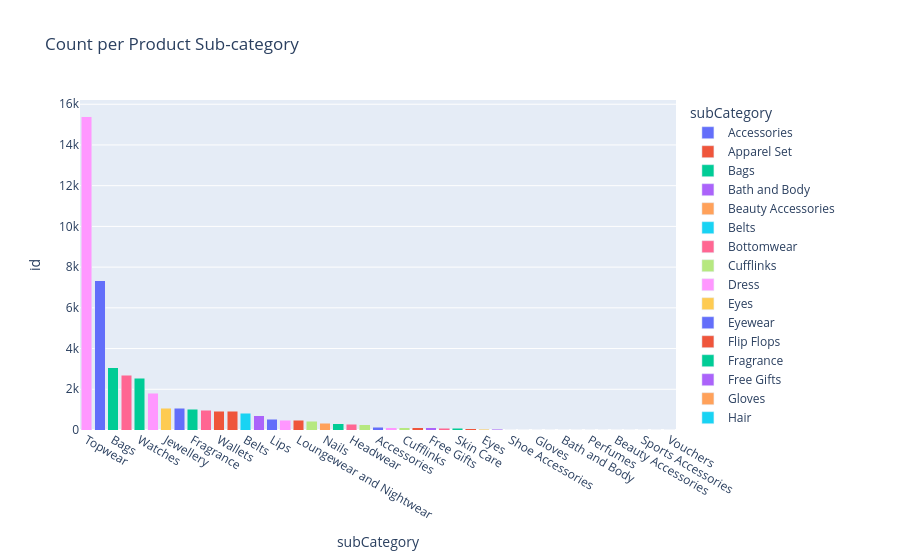

The code cell stored with this chart in its notebook:
### Code cell
fig = px.bar(data.groupby('subCategory').count().reset_index(), x='subCategory',y='id',title='Count per Product Sub-category', color='subCategory')
fig.update_layout(barmode='stack', xaxis={'categoryorder':'total descending'})

### Figure 1 — Plotly figure (JSON) as saved in the notebook; plotly's stock layout.template omitted (floating-point values rounded to 4 significant figures)
{"data": [{"alignmentgroup": "True", "hovertemplate": "subCategory=%{x}<br>id=%{y}<extra></extra>", "legendgroup": "Accessories", "marker": {"color": "#636efa", "pattern": {"shape": ""}}, "name": "Accessories", "offsetgroup": "Accessories", "orientation": "v", "showlegend": true, "textposition": "auto", "type": "bar", "x": ["Accessories"], "xaxis": "x", "y": [129], "yaxis": "y"}, {"alignmentgroup": "True", "hovertemplate": "subCategory=%{x}<br>id=%{y}<extra></extra>", "legendgroup": "Apparel Set", "marker": {"color": "#EF553B", "pattern": {"shape": ""}}, "name": "Apparel Set", "offsetgroup": "Apparel Set", "orientation": "v", "showlegend": true, "textposition": "auto", "type": "bar", "x": ["Apparel Set"], "xaxis": "x", "y": [106], "yaxis": "y"}, {"alignmentgroup": "True", "hovertemplate": "subCategory=%{x}<br>id=%{y}<extra></extra>", "legendgroup": "Bags", "marker": {"color": "#00cc96", "pattern": {"shape": ""}}, "name": "Bags", "offsetgroup": "Bags", "orientation": "v", "showlegend": true, "textposition": "auto", "type": "bar", "x": ["Bags"], "xaxis": "x", "y": [3055], "yaxis": "y"}, {"alignmentgroup": "True", "hovertemplate": "subCategory=%{x}<br>id=%{y}<extra></extra>", "legendgroup": "Bath and Body", "marker": {"color": "#ab63fa", "pattern": {"shape": ""}}, "name": "Bath and Body", "offsetgroup": "Bath and Body", "orientation": "v", "showlegend": true, "textposition": "auto", "type": "bar", "x": ["Bath and Body"], "xaxis": "x", "y": [12], "yaxis": "y"}, {"alignmentgroup": "True", "hovertemplate": "subCategory=%{x}<br>id=%{y}<extra></extra>", "legendgroup": "Beauty Accessories", "marker": {"color": "#FFA15A", "pattern": {"shape": ""}}, "name": "Beauty Accessories", "offsetgroup": "Beauty Accessories", "orientation": "v", "showlegend": true, "textposition": "auto", "type": "bar", "x": ["Beauty Accessories"], "xaxis": "x", "y": [4], "yaxis": "y"}, {"alignmentgroup": "True", "hovertemplate": "subCategory=%{x}<br>id=%{y}<extra></extra>", "legendgroup": "Belts", "marker": {"color": "#19d3f3", "pattern": {"shape": ""}}, "name": "Belts", "offsetgroup": "Belts", "orientation": "v", "showlegend": true, "textposition": "auto", "type": "bar", "x": ["Belts"], "xaxis": "x", "y": [811], "yaxis": "y"}, {"alignmentgroup": "True", "hovertemplate": "subCategory=%{x}<br>id=%{y}<extra></extra>", "legendgroup": "Bottomwear", "marker": {"color": "#FF6692", "pattern": {"shape": ""}}, "name": "Bottomwear", "offsetgroup": "Bottomwear", "orientation": "v", "showlegend": true, "textposition": "auto", "type": "bar", "x": ["Bottomwear"], "xaxis": "x", "y": [2693], "yaxis": "y"}, {"alignmentgroup": "True", "hovertemplate": "subCategory=%{x}<br>id=%{y}<extra></extra>", "legendgroup": "Cufflinks", "marker": {"color": "#B6E880", "pattern": {"shape": ""}}, "name": "Cufflinks", "offsetgroup": "Cufflinks", "orientation": "v", "showlegend": true, "textposition": "auto", "type": "bar", "x": ["Cufflinks"], "xaxis": "x", "y": [108], "yaxis": "y"}, {"alignmentgroup": "True", "hovertemplate": "subCategory=%{x}<br>id=%{y}<extra></extra>", "legendgroup": "Dress", "marker": {"color": "#FF97FF", "pattern": {"shape": ""}}, "name": "Dress", "offsetgroup": "Dress", "orientation": "v", "showlegend": true, "textposition": "auto", "type": "bar", "x": ["Dress"], "xaxis": "x", "y": [478], "yaxis": "y"}, {"alignmentgroup": "True", "hovertemplate": "subCategory=%{x}<br>id=%{y}<extra></extra>", "legendgroup": "Eyes", "marker": {"color": "#FECB52", "pattern": {"shape": ""}}, "name": "Eyes", "offsetgroup": "Eyes", "orientation": "v", "showlegend": true, "textposition": "auto", "type": "bar", "x": ["Eyes"], "xaxis": "x", "y": [43], "yaxis": "y"}, {"alignmentgroup": "True", "hovertemplate": "subCategory=%{x}<br>id=%{y}<extra></extra>", "legendgroup": "Eyewear", "marker": {"color": "#636efa", "pattern": {"shape": ""}}, "name": "Eyewear", "offsetgroup": "Eyewear", "orientation": "v", "showlegend": true, "textposition": "auto", "type": "bar", "x": ["Eyewear"], "xaxis": "x", "y": [1073], "yaxis": "y"}, {"alignmentgroup": "True", "hovertemplate": "subCategory=%{x}<br>id=%{y}<extra></extra>", "legendgroup": "Flip Flops", "marker": {"color": "#EF553B", "pattern": {"shape": ""}}, "name": "Flip Flops", "offsetgroup": "Flip Flops", "orientation": "v", "showlegend": true, "textposition": "auto", "type": "bar", "x": ["Flip Flops"], "xaxis": "x", "y": [913], "yaxis": "y"}, {"alignmentgroup": "True", "hovertemplate": "subCategory=%{x}<br>id=%{y}<extra></extra>", "legendgroup": "Fragrance", "marker": {"color": "#00cc96", "pattern": {"shape": ""}}, "name": "Fragrance", "offsetgroup": "Fragrance", "orientation": "v", "showlegend": true, "textposition": "auto", "type": "bar", "x": ["Fragrance"], "xaxis": "x", "y": [1011], "yaxis": "y"}, {"alignmentgroup": "True", "hovertemplate": "subCategory=%{x}<br>id=%{y}<extra></extra>", "legendgroup": "Free Gifts", "marker": {"color": "#ab63fa", "pattern": {"shape": ""}}, "name": "Free Gifts", "offsetgroup": "Free Gifts", "orientation": "v", "showlegend": true, "textposition": "auto", "type": "bar", "x": ["Free Gifts"], "xaxis": "x", "y": [104], "yaxis": "y"}, {"alignmentgroup": "True", "hovertemplate": "subCategory=%{x}<br>id=%{y}<extra></extra>", "legendgroup": "Gloves", "marker": {"color": "#FFA15A", "pattern": {"shape": ""}}, "name": "Gloves", "offsetgroup": "Gloves", "orientation": "v", "showlegend": true, "textposition": "auto", "type": "bar", "x": ["Gloves"], "xaxis": "x", "y": [20], "yaxis": "y"}, {"alignmentgroup": "True", "hovertemplate": "subCategory=%{x}<br>id=%{y}<extra></extra>", "legendgroup": "Hair", "marker": {"color": "#19d3f3", "pattern": {"shape": ""}}, "name": "Hair", "offsetgroup": "Hair", "orientation": "v", "showlegend": true, "textposition": "auto", "type": "bar", "x": ["Hair"], "xaxis": "x", "y": [19], "yaxis": "y"}, {"alignmentgroup": "True", "hovertemplate": "subCategory=%{x}<br>id=%{y}<extra></extra>", "legendgroup": "Headwear", "marker": {"color": "#FF6692", "pattern": {"shape": ""}}, "name": "Headwear", "offsetgroup": "Headwear", "orientation": "v", "showlegend": true, "textposition": "auto", "type": "bar", "x": ["Headwear"], "xaxis": "x", "y": [293], "yaxis": "y"}, {"alignmentgroup": "True", "hovertemplate": "subCategory=%{x}<br>id=%{y}<extra></extra>", "legendgroup": "Home Furnishing", "marker": {"color": "#B6E880", "pattern": {"shape": ""}}, "name": "Home Furnishing", "offsetgroup": "Home Furnishing", "orientation": "v", "showlegend": true, "textposition": "auto", "type": "bar", "x": ["Home Furnishing"], "xaxis": "x", "y": [1], "yaxis": "y"}, {"alignmentgroup": "True", "hovertemplate": "subCategory=%{x}<br>id=%{y}<extra></extra>", "legendgroup": "Innerwear", "marker": {"color": "#FF97FF", "pattern": {"shape": ""}}, "name": "Innerwear", "offsetgroup": "Innerwear", "orientation": "v", "showlegend": true, "textposition": "auto", "type": "bar", "x": ["Innerwear"], "xaxis": "x", "y": [1808], "yaxis": "y"}, {"alignmentgroup": "True", "hovertemplate": "subCategory=%{x}<br>id=%{y}<extra></extra>", "legendgroup": "Jewellery", "marker": {"color": "#FECB52", "pattern": {"shape": ""}}, "name": "Jewellery", "offsetgroup": "Jewellery", "orientation": "v", "showlegend": true, "textposition": "auto", "type": "bar", "x": ["Jewellery"], "xaxis": "x", "y": [1079], "yaxis": "y"}, {"alignmentgroup": "True", "hovertemplate": "subCategory=%{x}<br>id=%{y}<extra></extra>", "legendgroup": "Lips", "marker": {"color": "#636efa", "pattern": {"shape": ""}}, "name": "Lips", "offsetgroup": "Lips", "orientation": "v", "showlegend": true, "textposition": "auto", "type": "bar", "x": ["Lips"], "xaxis": "x", "y": [527], "yaxis": "y"}, {"alignmentgroup": "True", "hovertemplate": "subCategory=%{x}<br>id=%{y}<extra></extra>", "legendgroup": "Loungewear and Nightwear", "marker": {"color": "#EF553B", "pattern": {"shape": ""}}, "name": "Loungewear and Nightwear", "offsetgroup": "Loungewear and Nightwear", "orientation": "v", "showlegend": true, "textposition": "auto", "type": "bar", "x": ["Loungewear and Nightwear"], "xaxis": "x", "y": [470], "yaxis": "y"}, {"alignmentgroup": "True", "hovertemplate": "subCategory=%{x}<br>id=%{y}<extra></extra>", "legendgroup": "Makeup", "marker": {"color": "#00cc96", "pattern": {"shape": ""}}, "name": "Makeup", "offsetgroup": "Makeup", "orientation": "v", "showlegend": true, "textposition": "auto", "type": "bar", "x": ["Makeup"], "xaxis": "x", "y": [307], "yaxis": "y"}, {"alignmentgroup": "True", "hovertemplate": "subCategory=%{x}<br>id=%{y}<extra></extra>", "legendgroup": "Mufflers", "marker": {"color": "#ab63fa", "pattern": {"shape": ""}}, "name": "Mufflers", "offsetgroup": "Mufflers", "orientation": "v", "showlegend": true, "textposition": "auto", "type": "bar", "x": ["Mufflers"], "xaxis": "x", "y": [38], "yaxis": "y"}, {"alignmentgroup": "True", "hovertemplate": "subCategory=%{x}<br>id=%{y}<extra></extra>", "legendgroup": "Nails", "marker": {"color": "#FFA15A", "pattern": {"shape": ""}}, "name": "Nails", "offsetgroup": "Nails", "orientation": "v", "showlegend": true, "textposition": "auto", "type": "bar", "x": ["Nails"], "xaxis": "x", "y": [329], "yaxis": "y"}, {"alignmentgroup": "True", "hovertemplate": "subCategory=%{x}<br>id=%{y}<extra></extra>", "legendgroup": "Perfumes", "marker": {"color": "#19d3f3", "pattern": {"shape": ""}}, "name": "Perfumes", "offsetgroup": "Perfumes", "orientation": "v", "showlegend": true, "textposition": "auto", "type": "bar", "x": ["Perfumes"], "xaxis": "x", "y": [6], "yaxis": "y"}, {"alignmentgroup": "True", "hovertemplate": "subCategory=%{x}<br>id=%{y}<extra></extra>", "legendgroup": "Sandal", "marker": {"color": "#FF6692", "pattern": {"shape": ""}}, "name": "Sandal", "offsetgroup": "Sandal", "orientation": "v", "showlegend": true, "textposition": "auto", "type": "bar", "x": ["Sandal"], "xaxis": "x", "y": [963], "yaxis": "y"}, {"alignmentgroup": "True", "hovertemplate": "subCategory=%{x}<br>id=%{y}<extra></extra>", "legendgroup": "Saree", "marker": {"color": "#B6E880", "pattern": {"shape": ""}}, "name": "Saree", "offsetgroup": "Saree", "orientation": "v", "showlegend": true, "textposition": "auto", "type": "bar", "x": ["Saree"], "xaxis": "x", "y": [427], "yaxis": "y"}, {"alignmentgroup": "True", "hovertemplate": "subCategory=%{x}<br>id=%{y}<extra></extra>", "legendgroup": "Scarves", "marker": {"color": "#FF97FF", "pattern": {"shape": ""}}, "name": "Scarves", "offsetgroup": "Scarves", "orientation": "v", "showlegend": true, "textposition": "auto", "type": "bar", "x": ["Scarves"], "xaxis": "x", "y": [118], "yaxis": "y"}, {"alignmentgroup": "True", "hovertemplate": "subCategory=%{x}<br>id=%{y}<extra></extra>", "legendgroup": "Shoe Accessories", "marker": {"color": "#FECB52", "pattern": {"shape": ""}}, "name": "Shoe Accessories", "offsetgroup": "Shoe Accessories", "orientation": "v", "showlegend": true, "textposition": "auto", "type": "bar", "x": ["Shoe Accessories"], "xaxis": "x", "y": [24], "yaxis": "y"}, {"alignmentgroup": "True", "hovertemplate": "subCategory=%{x}<br>id=%{y}<extra></extra>", "legendgroup": "Shoes", "marker": {"color": "#636efa", "pattern": {"shape": ""}}, "name": "Shoes", "offsetgroup": "Shoes", "orientation": "v", "showlegend": true, "textposition": "auto", "type": "bar", "x": ["Shoes"], "xaxis": "x", "y": [7343], "yaxis": "y"}, {"alignmentgroup": "True", "hovertemplate": "subCategory=%{x}<br>id=%{y}<extra></extra>", "legendgroup": "Skin", "marker": {"color": "#EF553B", "pattern": {"shape": ""}}, "name": "Skin", "offsetgroup": "Skin", "orientation": "v", "showlegend": true, "textposition": "auto", "type": "bar", "x": ["Skin"], "xaxis": "x", "y": [69], "yaxis": "y"}, {"alignmentgroup": "True", "hovertemplate": "subCategory=%{x}<br>id=%{y}<extra></extra>", "legendgroup": "Skin Care", "marker": {"color": "#00cc96", "pattern": {"shape": ""}}, "name": "Skin Care", "offsetgroup": "Skin Care", "orientation": "v", "showlegend": true, "textposition": "auto", "type": "bar", "x": ["Skin Care"], "xaxis": "x", "y": [77], "yaxis": "y"}, {"alignmentgroup": "True", "hovertemplate": "subCategory=%{x}<br>id=%{y}<extra></extra>", "legendgroup": "Socks", "marker": {"color": "#ab63fa", "pattern": {"shape": ""}}, "name": "Socks", "offsetgroup": "Socks", "orientation": "v", "showlegend": true, "textposition": "auto", "type": "bar", "x": ["Socks"], "xaxis": "x", "y": [698], "yaxis": "y"}, {"alignmentgroup": "True", "hovertemplate": "subCategory=%{x}<br>id=%{y}<extra></extra>", "legendgroup": "Sports Accessories", "marker": {"color": "#FFA15A", "pattern": {"shape": ""}}, "name": "Sports Accessories", "offsetgroup": "Sports Accessories", "orientation": "v", "showlegend": true, "textposition": "auto", "type": "bar", "x": ["Sports Accessories"], "xaxis": "x", "y": [3], "yaxis": "y"}, {"alignmentgroup": "True", "hovertemplate": "subCategory=%{x}<br>id=%{y}<extra></extra>", "legendgroup": "Sports Equipment", "marker": {"color": "#19d3f3", "pattern": {"shape": ""}}, "name": "Sports Equipment", "offsetgroup": "Sports Equipment", "orientation": "v", "showlegend": true, "textposition": "auto", "type": "bar", "x": ["Sports Equipment"], "xaxis": "x", "y": [21], "yaxis": "y"}, {"alignmentgroup": "True", "hovertemplate": "subCategory=%{x}<br>id=%{y}<extra></extra>", "legendgroup": "Stoles", "marker": {"color": "#FF6692", "pattern": {"shape": ""}}, "name": "Stoles", "offsetgroup": "Stoles", "orientation": "v", "showlegend": true, "textposition": "auto", "type": "bar", "x": ["Stoles"], "xaxis": "x", "y": [90], "yaxis": "y"}, {"alignmentgroup": "True", "hovertemplate": "subCategory=%{x}<br>id=%{y}<extra></extra>", "legendgroup": "Ties", "marker": {"color": "#B6E880", "pattern": {"shape": ""}}, "name": "Ties", "offsetgroup": "Ties", "orientation": "v", "showlegend": true, "textposition": "auto", "type": "bar", "x": ["Ties"], "xaxis": "x", "y": [258], "yaxis": "y"}, {"alignmentgroup": "True", "hovertemplate": "subCategory=%{x}<br>id=%{y}<extra></extra>", "legendgroup": "Topwear", "marker": {"color": "#FF97FF", "pattern": {"shape": ""}}, "name": "Topwear", "offsetgroup": "Topwear", "orientation": "v", "showlegend": true, "textposition": "auto", "type": "bar", "x": ["Topwear"], "xaxis": "x", "y": [15398], "yaxis": "y"}, {"alignmentgroup": "True", "hovertemplate": "subCategory=%{x}<br>id=%{y}<extra></extra>", "legendgroup": "Umbrellas", "marker": {"color": "#FECB52", "pattern": {"shape": ""}}, "name": "Umbrellas", "offsetgroup": "Umbrellas", "orientation": "v", "showlegend": true, "textposition": "auto", "type": "bar", "x": ["Umbrellas"], "xaxis": "x", "y": [6], "yaxis": "y"}, {"alignmentgroup": "True", "hovertemplate": "subCategory=%{x}<br>id=%{y}<extra></extra>", "legendgroup": "Vouchers", "marker": {"color": "#636efa", "pattern": {"shape": ""}}, "name": "Vouchers", "offsetgroup": "Vouchers", "orientation": "v", "showlegend": true, "textposition": "auto", "type": "bar", "x": ["Vouchers"], "xaxis": "x", "y": [1], "yaxis": "y"}, {"alignmentgroup": "True", "hovertemplate": "subCategory=%{x}<br>id=%{y}<extra></extra>", "legendgroup": "Wallets", "marker": {"color": "#EF553B", "pattern": {"shape": ""}}, "name": "Wallets", "offsetgroup": "Wallets", "orientation": "v", "showlegend": true, "textposition": "auto", "type": "bar", "x": ["Wallets"], "xaxis": "x", "y": [933], "yaxis": "y"}, {"alignmentgroup": "True", "hovertemplate": "subCategory=%{x}<br>id=%{y}<extra></extra>", "legendgroup": "Watches", "marker": {"color": "#00cc96", "pattern": {"shape": ""}}, "name": "Watches", "offsetgroup": "Watches", "orientation": "v", "showlegend": true, "textposition": "auto", "type": "bar", "x": ["Watches"], "xaxis": "x", "y": [2542], "yaxis": "y"}, {"alignmentgroup": "True", "hovertemplate": "subCategory=%{x}<br>id=%{y}<extra></extra>", "legendgroup": "Water Bottle", "marker": {"color": "#ab63fa", "pattern": {"shape": ""}}, "name": "Water Bottle", "offsetgroup": "Water Bottle", "orientation": "v", "showlegend": true, "textposition": "auto", "type": "bar", "x": ["Water Bottle"], "xaxis": "x", "y": [7], "yaxis": "y"}, {"alignmentgroup": "True", "hovertemplate": "subCategory=%{x}<br>id=%{y}<extra></extra>", "legendgroup": "Wristbands", "marker": {"color": "#FFA15A", "pattern": {"shape": ""}}, "name": "Wristbands", "offsetgroup": "Wristbands", "orientation": "v", "showlegend": true, "textposition": "auto", "type": "bar", "x": ["Wristbands"], "xaxis": "x", "y": [4], "yaxis": "y"}], "layout": {"barmode": "stack", "legend": {"title": {"text": "subCategory"}, "tracegroupgap": 0}, "title": {"text": "Count per Product Sub-category"}, "xaxis": {"anchor": "y", "categoryarray": ["Accessories", "Apparel Set", "Bags", "Bath and Body", "Beauty Accessories", "Belts", "Bottomwear", "Cufflinks", "Dress", "Eyes", "Eyewear", "Flip Flops", "Fragrance", "Free Gifts", "Gloves", "Hair", "Headwear", "Home Furnishing", "Innerwear", "Jewellery", "Lips", "Loungewear and Nightwear", "Makeup", "Mufflers", "Nails", "Perfumes", "Sandal", "Saree", "Scarves", "Shoe Accessories", "Shoes", "Skin", "Skin Care", "Socks", "Sports Accessories", "Sports Equipment", "Stoles", "Ties", "Topwear", "Umbrellas", "Vouchers", "Wallets", "Watches", "Water Bottle", "Wristbands"], "categoryorder": "total descending", "domain": [0, 1], "title": {"text": "subCategory"}}, "yaxis": {"anchor": "x", "domain": [0, 1], "title": {"text": "id"}}}}
